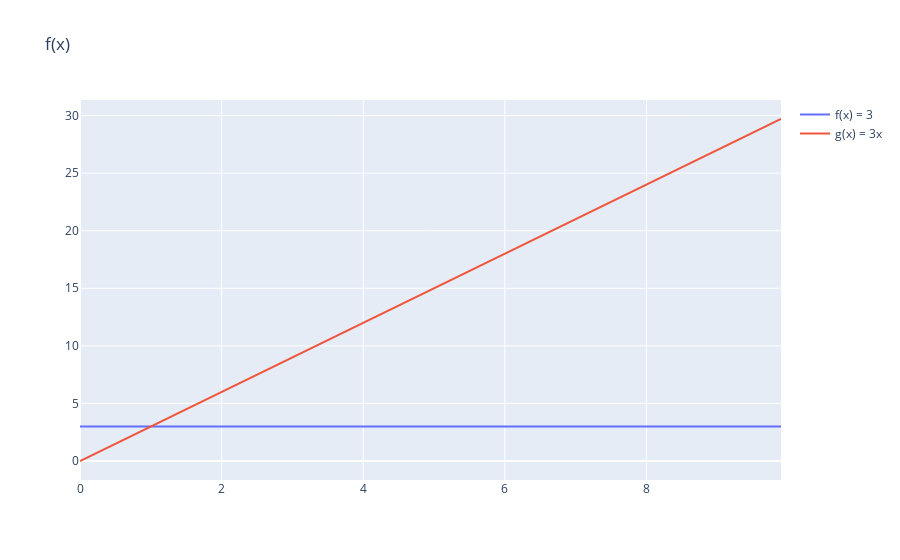

The notebook cell this image was saved under:
### Markdown cell above
Ok, let's try it with our two functions, $f(x) = 3$ and $g(x) = 3x$.

### Code cell
go.Figure(data = [f_of_x, g_of_x], layout = {'title': 'f(x)'})
